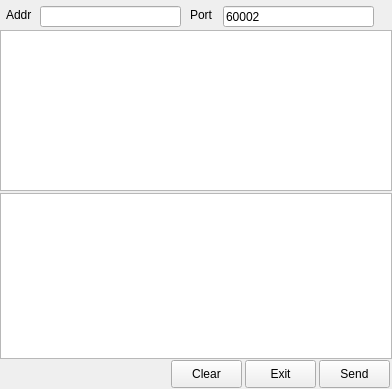
<?xml version="1.0" encoding="UTF-8"?>
<ui version="4.0">
 <author>ema</author>
 <class>TcpTest</class>
 <widget class="QWidget" name="TcpTest">
  <property name="geometry">
   <rect>
    <x>0</x>
    <y>0</y>
    <width>392</width>
    <height>389</height>
   </rect>
  </property>
  <property name="minimumSize">
   <size>
    <width>392</width>
    <height>389</height>
   </size>
  </property>
  <property name="maximumSize">
   <size>
    <width>392</width>
    <height>389</height>
   </size>
  </property>
  <property name="windowTitle">
   <string>Form</string>
  </property>
  <widget class="QPushButton" name="sendBt">
   <property name="geometry">
    <rect>
     <x>319</x>
     <y>360</y>
     <width>71</width>
     <height>28</height>
    </rect>
   </property>
   <property name="text">
    <string>Send</string>
   </property>
  </widget>
  <widget class="QTextEdit" name="recvEdit">
   <property name="geometry">
    <rect>
     <x>0</x>
     <y>30</y>
     <width>392</width>
     <height>161</height>
    </rect>
   </property>
  </widget>
  <widget class="QTextEdit" name="sendEdit">
   <property name="geometry">
    <rect>
     <x>0</x>
     <y>193</y>
     <width>392</width>
     <height>166</height>
    </rect>
   </property>
  </widget>
  <widget class="QLineEdit" name="addrEdit">
   <property name="geometry">
    <rect>
     <x>40</x>
     <y>6</y>
     <width>141</width>
     <height>21</height>
    </rect>
   </property>
  </widget>
  <widget class="QLineEdit" name="portEdit">
   <property name="geometry">
    <rect>
     <x>223</x>
     <y>6</y>
     <width>151</width>
     <height>21</height>
    </rect>
   </property>
   <property name="text">
    <string>60002</string>
   </property>
  </widget>
  <widget class="QLabel" name="addrlabel">
   <property name="geometry">
    <rect>
     <x>6</x>
     <y>7</y>
     <width>62</width>
     <height>15</height>
    </rect>
   </property>
   <property name="text">
    <string>Addr</string>
   </property>
  </widget>
  <widget class="QLabel" name="portlabel">
   <property name="geometry">
    <rect>
     <x>190</x>
     <y>8</y>
     <width>62</width>
     <height>14</height>
    </rect>
   </property>
   <property name="text">
    <string>Port</string>
   </property>
  </widget>
  <widget class="QPushButton" name="exitBt">
   <property name="geometry">
    <rect>
     <x>245</x>
     <y>360</y>
     <width>71</width>
     <height>28</height>
    </rect>
   </property>
   <property name="text">
    <string>Exit</string>
   </property>
  </widget>
  <widget class="QPushButton" name="clearBt">
   <property name="geometry">
    <rect>
     <x>171</x>
     <y>360</y>
     <width>71</width>
     <height>28</height>
    </rect>
   </property>
   <property name="text">
    <string>Clear</string>
   </property>
  </widget>
 </widget>
 <resources/>
 <connections>
  <connection>
   <sender>sendBt</sender>
   <signal>clicked()</signal>
   <receiver>TcpTest</receiver>
   <slot>tcp_send()</slot>
   <hints>
    <hint type="sourcelabel">
     <x>325</x>
     <y>374</y>
    </hint>
    <hint type="destinationlabel">
     <x>366</x>
     <y>411</y>
    </hint>
   </hints>
  </connection>
  <connection>
   <sender>exitBt</sender>
   <signal>clicked()</signal>
   <receiver>TcpTest</receiver>
   <slot>close()</slot>
   <hints>
    <hint type="sourcelabel">
     <x>226</x>
     <y>377</y>
    </hint>
    <hint type="destinationlabel">
     <x>209</x>
     <y>416</y>
    </hint>
   </hints>
  </connection>
 </connections>
 <slots>
  <slot>tcp_send()</slot>
 </slots>
</ui>
